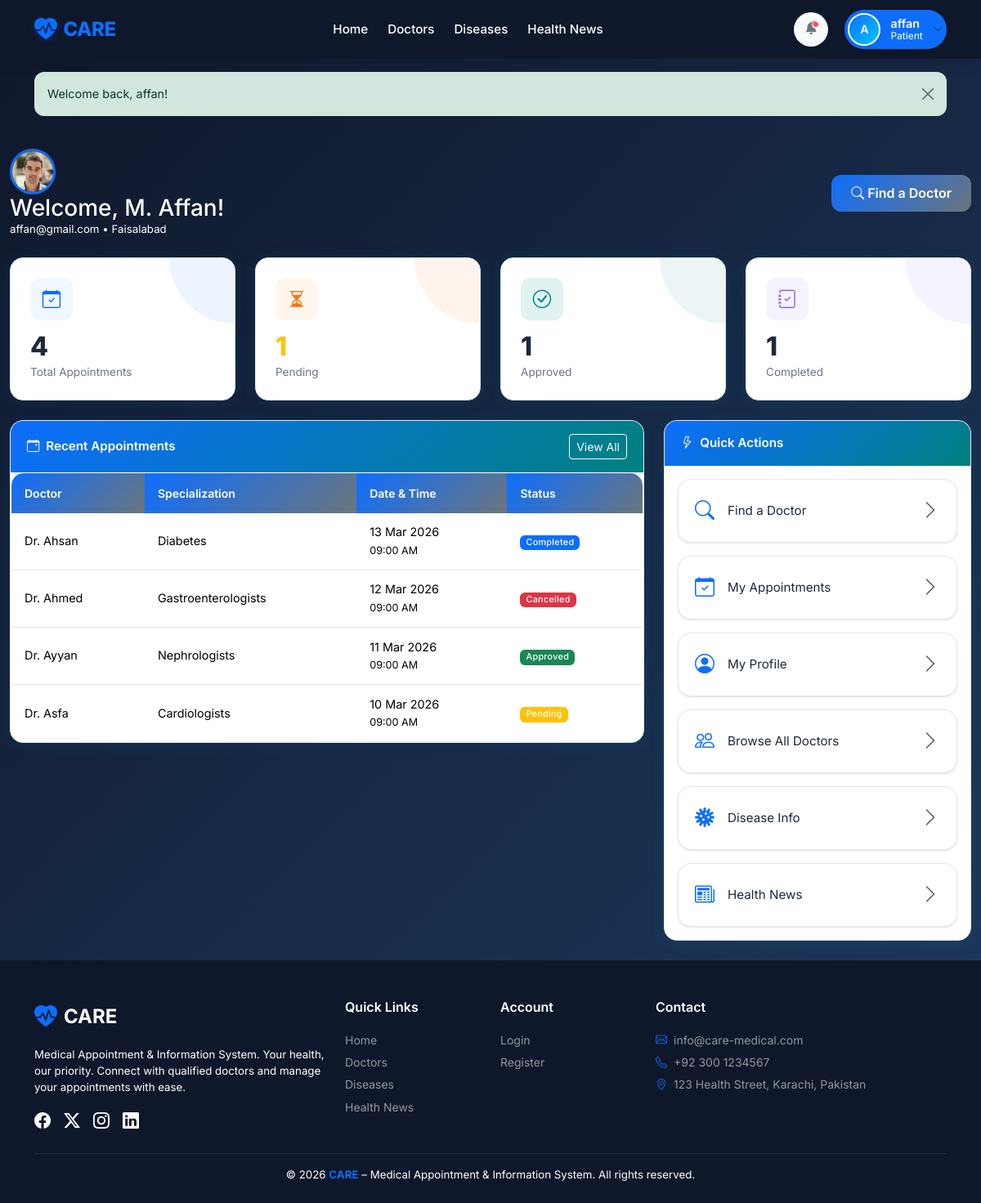
/patient/dashboard.php (signed in), run on the app's committed database.
### tables this page shows
CREATE TABLE `patients` (
  `id` int(11) NOT NULL,
  `user_id` int(11) NOT NULL,
  `full_name` varchar(100) NOT NULL,
  `phone` varchar(20) NOT NULL,
  `address` text NOT NULL,
  `city_id` int(11) NOT NULL,
  `profile_image` varchar(255) DEFAULT NULL,
  `date_of_birth` date DEFAULT NULL,
  `gender` enum('male','female','other') DEFAULT NULL,
  `created_at` timestamp NOT NULL DEFAULT current_timestamp()
);

CREATE TABLE `users` (
  `id` int(11) NOT NULL,
  `username` varchar(50) NOT NULL,
  `email` varchar(100) NOT NULL,
  `password` varchar(255) NOT NULL,
  `role` enum('admin','doctor','patient') NOT NULL,
  `status` enum('active','inactive') DEFAULT 'active',
  `created_at` timestamp NOT NULL DEFAULT current_timestamp(),
  `reset_token` varchar(255) DEFAULT NULL,
  `token_expiry` datetime DEFAULT NULL
);

CREATE TABLE `cities` (
  `id` int(11) NOT NULL,
  `city_name` varchar(100) NOT NULL,
  `status` enum('active','inactive') DEFAULT 'active',
  `created_at` timestamp NOT NULL DEFAULT current_timestamp()
);

CREATE TABLE `appointments` (
  `id` int(11) NOT NULL,
  `doctor_id` int(11) NOT NULL,
  `patient_id` int(11) NOT NULL,
  `appointment_date` date NOT NULL,
  `appointment_time` time NOT NULL,
  `problem` text DEFAULT NULL,
  `status` enum('pending','approved','cancelled','completed') DEFAULT 'pending',
  `created_at` timestamp NOT NULL DEFAULT current_timestamp()
);

CREATE TABLE `doctors` (
  `id` int(11) NOT NULL,
  `user_id` int(11) NOT NULL,
  `full_name` varchar(100) NOT NULL,
  `specialization` varchar(100) NOT NULL,
  `qualification` varchar(150) DEFAULT NULL,
  `experience` int(11) DEFAULT NULL,
  `phone` varchar(20) DEFAULT NULL,
  `address` text DEFAULT NULL,
  `city_id` int(11) NOT NULL,
  `profile_image` varchar(255) DEFAULT NULL,
  `created_at` timestamp NOT NULL DEFAULT current_timestamp()
);

### patient/dashboard.php (the view, shortened to what this page needs)
<?php
require_once '../config/db.php';
require_once '../includes/auth.php';
$userId = (int)$_SESSION['user_id'];
$patient = $conn->query("
    SELECT p.*, c.city_name, u.email, u.username
    FROM patients p
    JOIN cities c ON p.city_id = c.id
    JOIN users u ON p.user_id = u.id
    WHERE p.user_id = $userId
")->fetch_assoc();
$patId = $patient['id'];
$totalAppts     = $conn->query("SELECT COUNT(*) FROM appointments WHERE patient_id=$patId")->fetch_row()[0];
$pendingAppts   = $conn->query("SELECT COUNT(*) FROM appointments WHERE patient_id=$patId AND status='pending'")->fetch_row()[0];
$approvedAppts  = $conn->query("SELECT COUNT(*) FROM appointments WHERE patient_id=$patId AND status='approved'")->fetch_row()[0];
$completedAppts = $conn->query("SELECT COUNT(*) FROM appointments WHERE patient_id=$patId AND status='completed'")->fetch_row()[0];
$recentAppts = $conn->query("
    SELECT a.*, d.full_name as doctor_name, d.specialization
    FROM appointments a
    JOIN doctors d ON a.doctor_id = d.id
    WHERE a.patient_id = $patId
    ORDER BY a.appointment_date DESC
    LIMIT 5
");
include '../includes/header.php';
?>
<div class="container-fluid py-4" style="max-width:1200px;">
    <div class="d-flex justify-content-between align-items-center mb-4">
        <div  class="d-flex flex-column">
            <?php if ($patient['profile_image']): ?>
            <img src="../uploads/profiles/<?= e($patient['profile_image']) ?>" style="width:56px;height:56px;border-radius:50%;object-fit:cover;border:3px solid var(--care-primary);">
            <?php else: ?>
            <div style="width:56px;height:56px;border-radius:50%;background:var(--care-blue-light);color:var(--care-primary);display:flex;align-items:center;justify-content:center;font-size:1.5rem;border:3px solid var(--care-primary);">
                <i class="bi bi-person"></i>
            </div>
            <?php endif; ?>
            <h3 class="fw-800 mb-0 text-white">Welcome, <?= e($patient['full_name']) ?>!</h3>
            <p class="text-white small mb-0"><?= e($patient['email']) ?> &bull; <?= e($patient['city_name']) ?></p>
        </div>
        <a href="search_doctors.php" class="btn btn-care">
            <i class="bi bi-search me-1"></i>Find a Doctor
        </a>
    </div>
    <div class="row g-4 mb-4">
        <div class="col-md-3 col-6">
            <div class="stat-card primary animate-in">
                <div class="stat-icon primary"><i class="bi bi-calendar-check"></i></div>
                <div class="stat-value"><?= $totalAppts ?></div>
                <div class="stat-label">Total Appointments</div>
            </div>
        </div>
        <div class="col-md-3 col-6">
            <div class="stat-card orange animate-in">
                <div class="stat-icon orange"><i class="bi bi-hourglass-split"></i></div>
                <div class="stat-value text-warning"><?= $pendingAppts ?></div>
                <div class="stat-label">Pending</div>
            </div>
        </div>
        <div class="col-md-3 col-6">
            <div class="stat-card teal animate-in">
                <div class="stat-icon teal"><i class="bi bi-check-circle"></i></div>
                <div class="stat-value"><?= $approvedAppts ?></div>
                <div class="stat-label">Approved</div>
            </div>
        </div>
        <div class="col-md-3 col-6">
            <div class="stat-card purple animate-in">
                <div class="stat-icon purple"><i class="bi bi-journal-check"></i></div>
                <div class="stat-value"><?= $completedAppts ?></div>
                <div class="stat-label">Completed</div>
            </div>
        </div>
    </div>
    <div class="row g-4">
        <div class="col-xl-8">
            <div class="care-card">
                <div class="card-header d-flex justify-content-between align-items-center">
                    <span><i class="bi bi-calendar-event me-2"></i>Recent Appointments</span>
                    <a href="appointments.php" class="btn btn-outline-light btn-sm">View All</a>
                </div>
                <div class="card-body p-0">
                    <div class="table-responsive">
                        <table class="table care-table mb-0">
                            <thead>
                                <tr><th>Doctor</th><th>Specialization</th><th>Date & Time</th><th>Status</th></tr>
                            </thead>
                            <tbody>
                                <?php if ($recentAppts->num_rows > 0): while ($a = $recentAppts->fetch_assoc()): ?>
                                <tr>
                                    <td class="fw-500"> <?= e($a['doctor_name']) ?></td>
                                    <td><?= e($a['specialization']) ?></td>
                                    <td><?= formatDate($a['appointment_date']) ?><br><small><?= formatTime($a['appointment_time']) ?></small></td>
                                    <td><?= statusBadge($a['status']) ?></td>
                                </tr>
                                <?php endwhile; else: ?>
                                <tr><td colspan="4" class="text-center text-muted py-4">No appointments yet. <a href="search_doctors.php">Book one now!</a></td></tr>
                                <?php endif; ?>
                            </tbody>
                        </table>
                    </div>
                </div>
            </div>
        </div>
        <div class="col-xl-4">
            <div class="care-card h-100">
                <div class="card-header"><i class="bi bi-lightning me-2"></i>Quick Actions</div>
                <div class="card-body d-flex flex-column gap-3 p-3">
                    <?php $links = [
                        ['search_doctors.php','bi-search','Find a Doctor'],
                        ['appointments.php','bi-calendar-check','My Appointments'],
                        ['profile.php','bi-person-circle','My Profile'],
                        ['../doctors.php','bi-people','Browse All Doctors'],
                        ['../diseases.php','bi-virus','Disease Info'],
                        ['../news.php','bi-newspaper','Health News'],
                    ]; foreach ($links as [$url,$icon,$label]): ?>
                    <a href="<?= $url ?>" class="quick-action">
                        <i class="bi <?= $icon ?>"></i>
                        <span><?= $label ?></span>
                        <i class="bi bi-chevron-right ms-auto text-muted"></i>
                    </a>
                    <?php endforeach; ?>
                </div>
            </div>
        </div>
    </div>
</div>
<?php include '../includes/footer.php'; ?>

### includes/auth.php (shortened to what this page needs)
<?php
function e($string) {
    return htmlspecialchars($string ?? '', ENT_QUOTES, 'UTF-8');
}
function getFlash() {
    if (isset($_SESSION['flash'])) {
        $flash = $_SESSION['flash'];
        return $flash;
    }
    return null;
}
function showFlash() {
    $flash = getFlash();
    if ($flash) {
        $class = $flash['type'] === 'success' ? 'success' : ($flash['type'] === 'error' ? 'danger' : $flash['type']);
        echo '<div class="alert alert-' . $class . ' alert-dismissible fade show" role="alert">';
        if (is_array($flash['message'])) {
            echo '<ul class="mb-0' . (count($flash['message']) > 1 ? '' : ' list-unstyled') . '">';
            foreach ($flash['message'] as $msg) {
                echo '<li>' . e($msg) . '</li>';
            }
            echo '</ul>';
        } else {
            echo e($flash['message']);
        }
        echo '<button type="button" class="btn-close" data-bs-dismiss="alert"></button>';
        echo '</div>';
    }
}
function formatDate($date) {
    return date('d M Y', strtotime($date));
}
function formatTime($time) {
    return date('h:i A', strtotime($time));
}
function statusBadge($status) {
    $colors = [
        'active'    => 'success',
        'inactive'  => 'secondary',
        'pending'   => 'warning',
        'approved'  => 'success',
        'cancelled' => 'danger',
        'completed' => 'primary',
        'available' => 'info',
        'booked'    => 'dark',
    ];
    $color = $colors[$status] ?? 'secondary';
    return '<span class="badge bg-' . $color . '">' . ucfirst($status) . '</span>';
}
?>

### assets/css/style.css (style rules this page uses)
:root { --care-primary: #0ea5e9; --care-secondary: #0284c7; --care-teal: #0d9488; --care-teal-light: #ccfbf1; --care-blue-light: #e0f2fe; --care-dark: #0f172a; --care-text: #1e293b; --care-muted: #6e748b; --care-border: #e2e8f0; --care-card-bg: #ffffff; --care-bg: #f0f9ff; --navbar-bg: #0f172a; --footer-bg: #0f172a; --shadow-sm: 0 1px 3px rgba(0, 0, 0, .08), 0 1px 2px rgba(0, 0, 0, .06); --shadow-md: 0 4px 6px -1px rgba(0, 0, 0, .1), 0 2px 4px -1px rgba(0, 0, 0, .06); --shadow-lg: 0 10px 15px -3px rgba(0, 0, 0, .1), 0 4px 6px -2px rgba(0, 0, 0, .05); --shadow-card: 0 2px 20px rgba(14, 165, 233, .10); --radius-sm: 0.5rem; --radius-md: 0.75rem; --radius-lg: 1rem; --radius-xl: 1.5rem; --transition: all 0.25s ease; }
*, *::before, *::after { box-sizing: border-box; }
html { scroll-behavior: smooth; }
body { font-family: 'Inter', system-ui, -apple-system, sans-serif; background: linear-gradient(135deg, #0f172a 0%, #1e3a5f 100%); color: var(--care-text); min-height: 100vh; display: flex; flex-direction: column; font-size: 0.95rem; }
.care-card { background: var(--care-card-bg); border: 1px solid var(--care-border); border-radius: var(--radius-lg); box-shadow: var(--shadow-card); transition: var(--transition); overflow: hidden; }
.care-card .card-header { background: linear-gradient(135deg, var(--care-primary), var(--care-teal)); color: #fff; border: none; font-weight: 600; padding: 1rem 1.25rem; transition: var(--transition); }
.stat-card { background: var(--care-card-bg); border-radius: var(--radius-lg); padding: 1.5rem; border: 1px solid var(--care-border); box-shadow: var(--shadow-card); transition: var(--transition); position: relative; overflow: hidden; }
.stat-card::before { content: ''; position: absolute; top: 0; right: 0; width: 80px; height: 80px; border-radius: 0 0 0 80px; opacity: 0.08; }
.stat-card.primary::before { background: var(--care-primary); }
.stat-card.teal::before { background: var(--care-teal); }
.stat-card.orange::before { background: #f97316; }
.stat-card.purple::before { background: #8b5cf6; }
.stat-icon { width: 52px; height: 52px; border-radius: var(--radius-md); display: flex; align-items: center; justify-content: center; font-size: 1.4rem; margin-bottom: 1rem; transition: var(--transition); }
.stat-icon.primary { background: var(--care-blue-light); color: var(--care-primary); }
.stat-icon.teal { background: var(--care-teal-light); color: var(--care-teal); }
.stat-icon.orange { background: #fff7ed; color: #f97316; }
.stat-icon.purple { background: #f5f3ff; color: #8b5cf6; }
.stat-value { font-size: 2rem; font-weight: 800; color: var(--care-text); line-height: 1; }
.stat-label { font-size: 0.85rem; color: var(--care-muted); margin-top: 0.3rem; }
.btn-care { background: linear-gradient(135deg, var(--care-primary), var(--care-secondary)); color: #fff !important; border: none; border-radius: var(--radius-md); font-weight: 600; padding: 0.65rem 1.5rem; transition: var(--transition); }
.care-table { border-radius: var(--radius-lg); overflow: hidden; box-shadow: var(--shadow-card); border: 1px solid var(--care-border); }
.care-table thead th { background: linear-gradient(135deg, var(--care-primary), var(--care-secondary)); color: #fff; font-weight: 600; border: none; padding: 0.85rem 1rem; font-size: 0.875rem; }
.care-table tbody tr { transition: var(--transition); border-color: var(--care-border); }
.care-table td { padding: 0.8rem 1rem; vertical-align: middle; font-size: 0.9rem; position: relative; z-index: 1; }
.quick-action { background: var(--care-card-bg); border: 1px solid var(--care-border); border-radius: var(--radius-lg); padding: 1.25rem; display: flex; align-items: center; gap: 1rem; text-decoration: none; color: var(--care-text); transition: var(--transition); box-shadow: var(--shadow-sm); }
.quick-action i.bi-chevron-right { transition: transform 0.2s ease; }
.quick-action i:not(.bi-chevron-right) { transition: transform 0.2s ease; }
.quick-action i { font-size: 1.5rem; color: var(--care-primary); }
.alert { border-radius: var(--radius-md); border: none; font-size: 0.9rem; }
.badge { font-weight: 500; letter-spacing: 0.3px; }
.animate-in { animation: fadeInUp 0.5s ease both; }
.animate-in:nth-child(1) { animation-delay: 0.05s; }

### data on the page
patients: profile_image (picture), full_name "M. Affan", user.email "affan@gmail.com", city.city_name "Faisalabad", id "4"
appointments: doctor.full_name "Dr. Ahsan", doctor.specialization "Diabetes", appointment_date "13 Mar 2026", appointment_time "09:00 AM", status "Completed"
appointments: doctor.full_name "Dr. Ahmed", doctor.specialization "Gastroenterologists", appointment_date "12 Mar 2026", appointment_time "09:00 AM", status "Cancelled"
appointments: doctor.full_name "Dr. Ayyan", doctor.specialization "Nephrologists", appointment_date "11 Mar 2026", appointment_time "09:00 AM", status "Approved"
appointments: doctor.full_name "Dr. Asfa", doctor.specialization "Cardiologists", appointment_date "10 Mar 2026", appointment_time "09:00 AM", status "Pending"

### other printed values
$initial "A"
$username "affan"
$role "Patient"
$flash['message'] "Welcome back, affan!"
$pendingAppts "1"
$approvedAppts "1"
$completedAppts "1"
$label "Find a Doctor"
$label "My Appointments"
$label "My Profile"
$label "Browse All Doctors"
$label "Disease Info"
$label "Health News"
